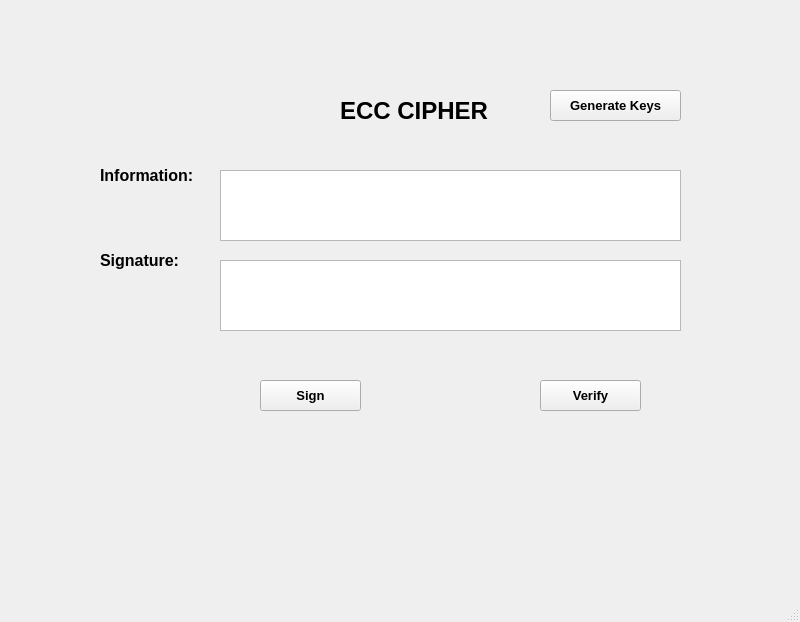
<?xml version="1.0" encoding="UTF-8"?>
<ui version="4.0">
 <class>MainWindow</class>
 <widget class="QMainWindow" name="MainWindow">
  <property name="geometry">
   <rect>
    <x>0</x>
    <y>0</y>
    <width>800</width>
    <height>622</height>
   </rect>
  </property>
  <property name="windowTitle">
   <string>MainWindow</string>
  </property>
  <widget class="QWidget" name="centralwidget">
   <widget class="QLabel" name="label">
    <property name="geometry">
     <rect>
      <x>340</x>
      <y>70</y>
      <width>161</width>
      <height>81</height>
     </rect>
    </property>
    <property name="font">
     <font>
      <pointsize>18</pointsize>
      <weight>75</weight>
      <bold>true</bold>
     </font>
    </property>
    <property name="text">
     <string>ECC CIPHER</string>
    </property>
   </widget>
   <widget class="QPushButton" name="btnKeys">
    <property name="geometry">
     <rect>
      <x>550</x>
      <y>90</y>
      <width>131</width>
      <height>31</height>
     </rect>
    </property>
    <property name="font">
     <font>
      <pointsize>10</pointsize>
      <weight>75</weight>
      <bold>true</bold>
     </font>
    </property>
    <property name="text">
     <string>Generate Keys</string>
    </property>
   </widget>
   <widget class="QPushButton" name="btnSign">
    <property name="geometry">
     <rect>
      <x>260</x>
      <y>380</y>
      <width>101</width>
      <height>31</height>
     </rect>
    </property>
    <property name="font">
     <font>
      <pointsize>10</pointsize>
      <weight>75</weight>
      <bold>true</bold>
     </font>
    </property>
    <property name="text">
     <string>Sign</string>
    </property>
   </widget>
   <widget class="QLabel" name="label_2">
    <property name="geometry">
     <rect>
      <x>100</x>
      <y>150</y>
      <width>111</width>
      <height>51</height>
     </rect>
    </property>
    <property name="font">
     <font>
      <pointsize>12</pointsize>
      <weight>75</weight>
      <bold>true</bold>
     </font>
    </property>
    <property name="text">
     <string>Information:</string>
    </property>
   </widget>
   <widget class="QLabel" name="label_3">
    <property name="geometry">
     <rect>
      <x>100</x>
      <y>230</y>
      <width>91</width>
      <height>61</height>
     </rect>
    </property>
    <property name="font">
     <font>
      <pointsize>12</pointsize>
      <weight>75</weight>
      <bold>true</bold>
     </font>
    </property>
    <property name="text">
     <string>Signature:</string>
    </property>
   </widget>
   <widget class="QTextEdit" name="txtInfo">
    <property name="geometry">
     <rect>
      <x>220</x>
      <y>170</y>
      <width>461</width>
      <height>71</height>
     </rect>
    </property>
   </widget>
   <widget class="QTextEdit" name="txtSign">
    <property name="geometry">
     <rect>
      <x>220</x>
      <y>260</y>
      <width>461</width>
      <height>71</height>
     </rect>
    </property>
   </widget>
   <widget class="QPushButton" name="btnVerify">
    <property name="geometry">
     <rect>
      <x>540</x>
      <y>380</y>
      <width>101</width>
      <height>31</height>
     </rect>
    </property>
    <property name="font">
     <font>
      <pointsize>10</pointsize>
      <weight>75</weight>
      <bold>true</bold>
     </font>
    </property>
    <property name="text">
     <string>Verify</string>
    </property>
   </widget>
  </widget>
  <widget class="QMenuBar" name="menubar">
   <property name="geometry">
    <rect>
     <x>0</x>
     <y>0</y>
     <width>800</width>
     <height>21</height>
    </rect>
   </property>
  </widget>
  <widget class="QStatusBar" name="statusbar"/>
 </widget>
 <resources/>
 <connections/>
</ui>
